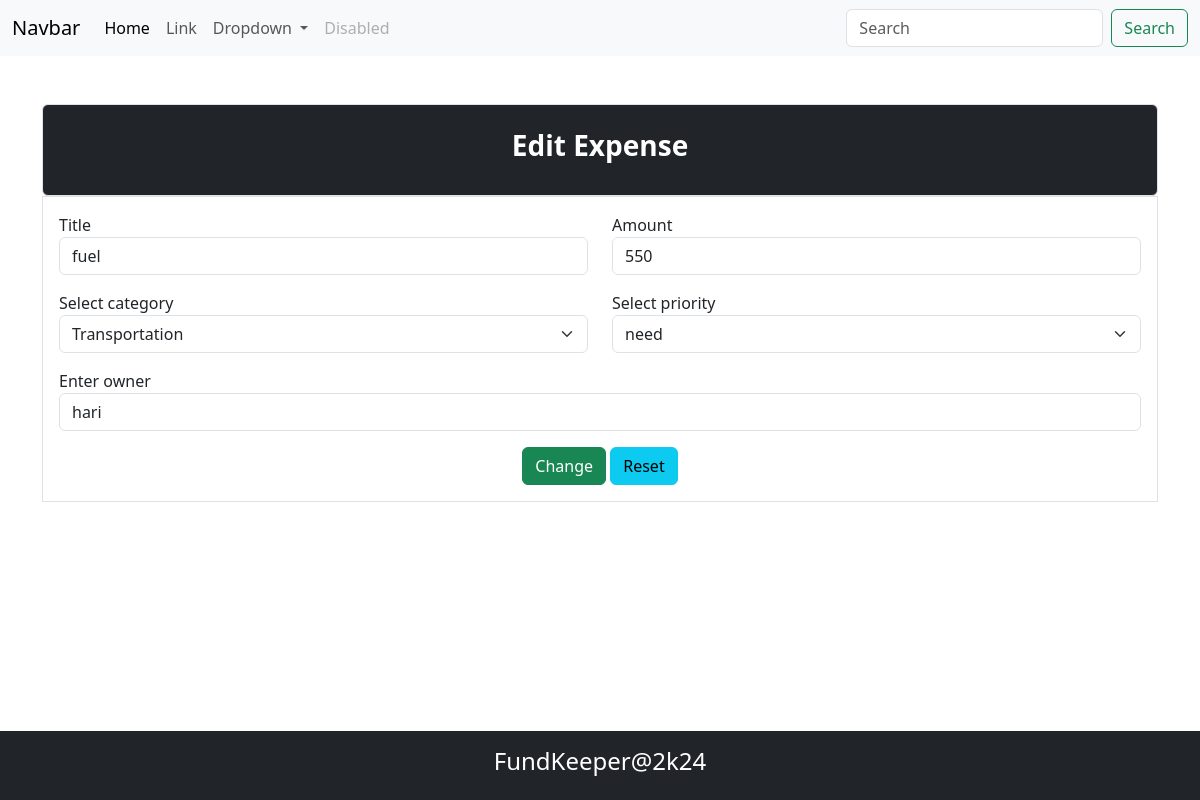
Before: /expense/2/change/ with the older database file.
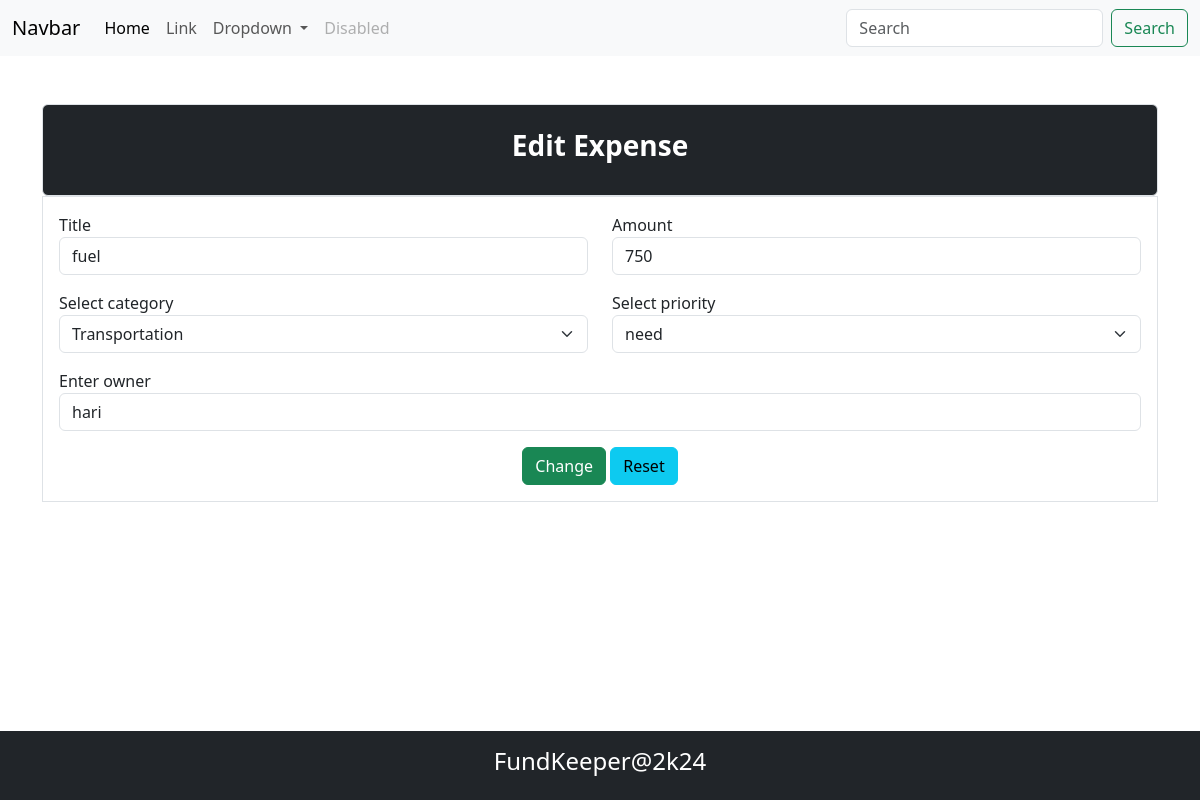
After: the same page with the newer database file.
### budget/models.py (models this page shows, shortened)
class Expense(models.Model):
    title=models.CharField(max_length=200)
    amount=models.PositiveIntegerField()
    expense_categories = (
        ("Housing", "Housing"),
        ("Transportation", "Transportation"),
        ("Food", "Food"),
        ("Health", "Health"),
        ("Entertainment", "Entertainment"),
        ("DebtPayments", "Debt Payments"),
        ("PersonalCare", "Personal Care"),
        ("Education", "Education"),
        ("Savings", "Savings"),
        ("Miscellaneous", "Miscellaneous")
    )
    category=models.CharField(max_length=200,choices=expense_categories,default="Miscellaneous")
    owner=models.CharField(max_length=200)
    created_date=models.DateTimeField(auto_now_add=True)
    priority_options=(
        ("need","need"),
        ("want","want")
    )
    priority=models.CharField(max_length=200,choices=priority_options,default="need")

### budget/views.py (the view, shortened to what this page needs)
# urls.py: path("expense/<int:pk>/change/",views.ExpenseUpdateView.as_view(),name="expense-update"),
class ExpenseUpdateView(View):
    def get(self,request,*args,**kwargs):
        id=kwargs.get("pk")
        expense_object=Expense.objects.get(id=id)
        form_instance=ExpenseForm(instance=expense_object)
        return render(request,"expense_edit.html",{"form":form_instance})

### budget/forms.py
class ExpenseForm(forms.ModelForm):
    class Meta:
        model=Expense
        exclude=("id","created_date")
        widgets={
            "title":forms.TextInput(attrs={"class":"form-control"}),
            "amount":forms.NumberInput(attrs={"class":"form-control"}),
            "category":forms.Select(attrs={"class":"form-control form-select"}),
            "owner":forms.TextInput(attrs={"class":"form-control"}),
            "priority":forms.Select(attrs={"class":"form-control form-select"})
        }

### budget/templates/expense_edit.html (shortened to what this page needs)
{%extends 'base.html'%}
{%block main_block%}
<div class="container mt-5">
    <div>
       <div class="bg-dark text-white p-4 border rounded">
            <h3 class="fw-bold text-center">Edit Expense</h3>
        </div>
        <form action="" method="post" class="border p-3">
            <div class="mb-3">
                <div class="row">
                 <div class="col-6">
                     <label for="">Title</label>
                     {{form.title}}
                 </div>
                 <div class="col-6">
                     <label for="">Amount</label>
                     {{form.amount}}
                 </div>
                </div>
             </div>
             <div class="mb-3">
                 <div class="row">
                  <div class="col-6">
                      <label for="">Select category</label>
                      {{form.category}}
                  </div>
                  <div class="col-6">
                      <label for="">Select priority</label>
                      {{form.priority}}
                  </div>
                 </div>
              </div>
              <div class="mb-3">
                 <div class="row">
                  <div class="col-12">
                      <label for="">Enter owner</label>
                      {{form.owner}}
                  </div>
                 </div>
              </div>
              <div class="d-flex justify-content-center">
                <div>
                 <button type="submit" class="btn btn-success">Change</button>
                 <button type="reset" class="btn btn-info">Reset</button>
                </div>
              </div>
        </form>
    </div>
</div>
{%endblock%}

Changed rows visible on the page:
changed Expense "fuel": amount "550" → "750"
